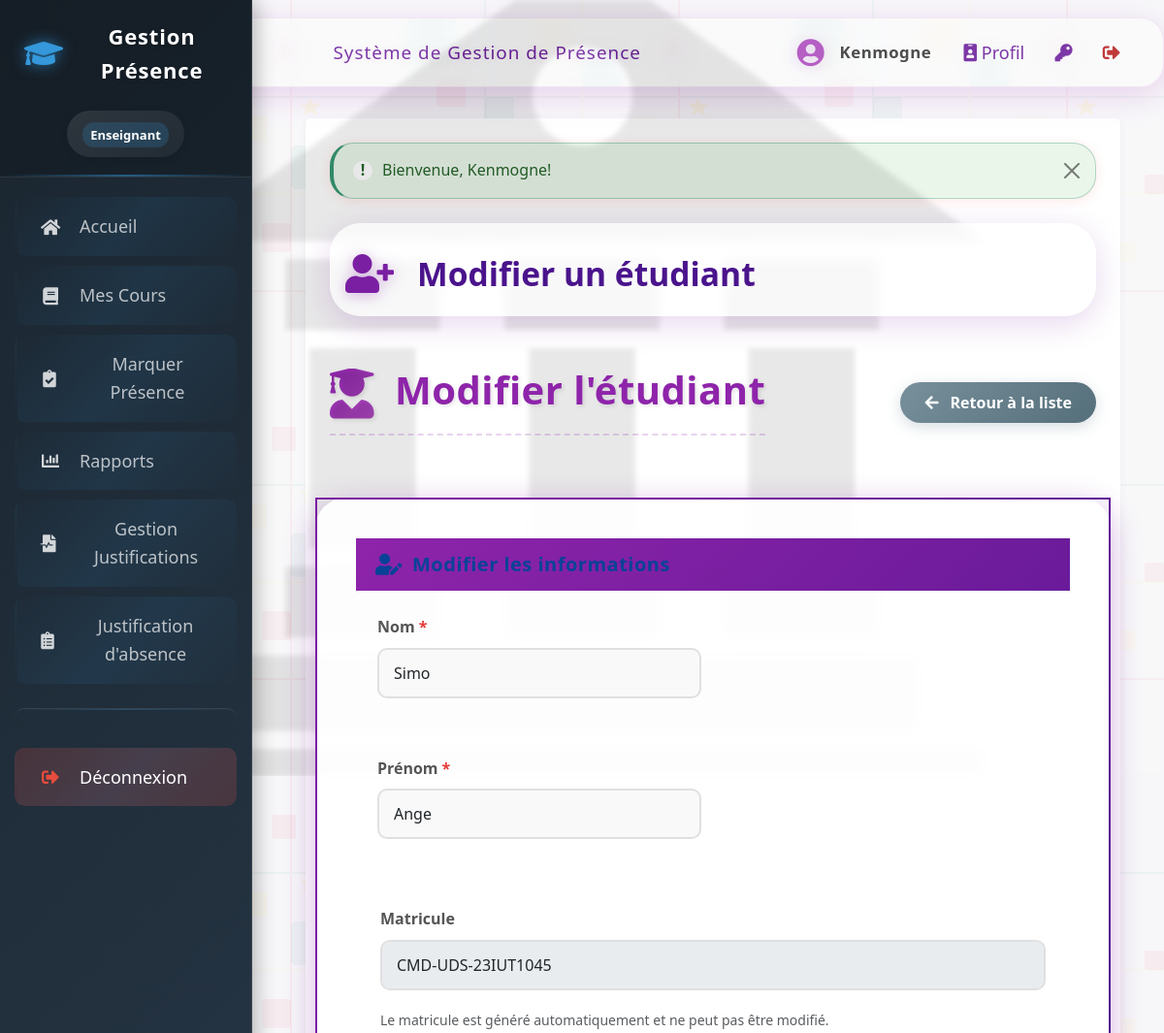
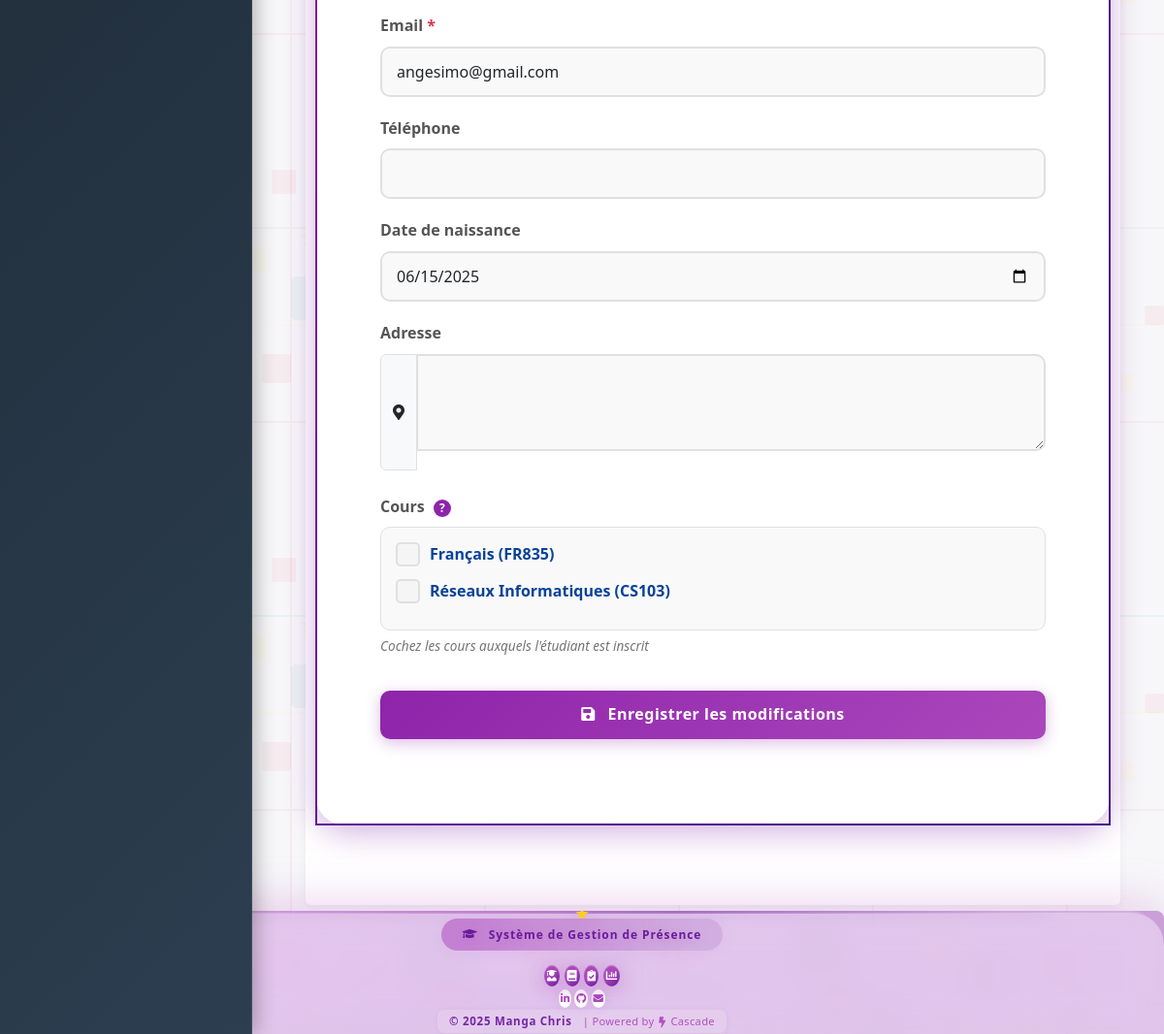
Page /ajouter_etudiant.php?id=6 (signed in) on the committed database (2 pictures, top to bottom).
### tables this page shows
CREATE TABLE IF NOT EXISTS `etudiants` (
  `id` int NOT NULL AUTO_INCREMENT,
  `matricule` varchar(20) NOT NULL,
  `nom` varchar(100) NOT NULL,
  `prenom` varchar(100) NOT NULL,
  `email` varchar(150) NOT NULL,
  `date_inscription` timestamp NULL DEFAULT CURRENT_TIMESTAMP,
  PRIMARY KEY (`id`),
  UNIQUE KEY `matricule` (`matricule`),
  UNIQUE KEY `email` (`email`)
);

CREATE TABLE IF NOT EXISTS `cours` (
  `id` int NOT NULL AUTO_INCREMENT,
  `code` varchar(20) NOT NULL,
  `nom` varchar(150) NOT NULL,
  `enseignant_id` int DEFAULT NULL,
  `description` text,
  PRIMARY KEY (`id`),
  UNIQUE KEY `code` (`code`),
  KEY `enseignant_id` (`enseignant_id`)
);

### config/database.php (called while the page is built, shortened)
<?php
$db_type = null;
$pdo = null;
$mysqli = null;
if (getenv('REPL_ID') || getenv('REPL_SLUG') || getenv('PGHOST')) {
    $db_type = 'postgresql';
    $host = getenv('PGHOST');
    $dbname = getenv('PGDATABASE');
    $user = getenv('PGUSER');
    $password = getenv('PGPASSWORD');
    $port = getenv('PGPORT');
    $dsn = "pgsql:host=$host;port=$port;dbname=$dbname;user=$user;password=$password";
    try {
        $pdo = new PDO($dsn);
        $pdo->setAttribute(PDO::ATTR_ERRMODE, PDO::ERRMODE_EXCEPTION);
        $pdo->setAttribute(PDO::ATTR_DEFAULT_FETCH_MODE, PDO::FETCH_ASSOC);
    } catch (PDOException $e) {
        die("Erreur de connexion à la base de données PostgreSQL: " . $e->getMessage());
    }
} else {
    $db_type = 'mysql';
    $host = 'localhost';
    $dbname = 'attendance_system';
    $user = 'root';
    $password = '';
    $port = 3306;
    $mysqli = new mysqli($host, $user, $password, $dbname, $port);
    $mysqli->set_charset("utf8mb4");
}
function db_query($sql, $params = []) {
    global $db_type, $pdo, $mysqli;
    if ($db_type === 'postgresql') {
        try {
            $stmt = $pdo->prepare($sql);
            $stmt->execute($params);
            return $stmt->fetchAll();
        } catch (PDOException $e) {
            error_log("Erreur SQL (PostgreSQL): " . $e->getMessage());
            return false;
        }
    } else {
        try {
            $stmt = $mysqli->prepare($sql);
            if (!empty($params)) {
                $types = '';
                foreach ($params as $param) {
                    if (is_int($param)) {
                        $types .= 'i';
                    } elseif (is_float($param)) {
                        $types .= 'd';
                    } elseif (is_string($param)) {
                        $types .= 's';
                    } else {
                        $types .= 'b';
                    }
                }
                $stmt->bind_param($types, ...$params);
            }
            $stmt->execute();
            $result = $stmt->get_result();
            $rows = [];
            while ($row = $result->fetch_assoc()) {
                $rows[] = $row;
            }
            return $rows;
        } catch (Exception $e) {
            error_log("Erreur SQL (MySQL): " . $e->getMessage());
            return false;
        }
    }
}
function db_query_single($sql, $params = []) {
    $result = db_query($sql, $params);
    if ($result && count($result) > 0) {
        return $result[0];
    }
    return false;
}
?>

### ajouter_etudiant.php (the view, shortened to what this page needs)
<?php
require_once 'includes/auth.php';
require_once 'config/database.php';
$id = isset($_GET['id']) ? (int)$_GET['id'] : 0;
$mode = $id > 0 ? 'modifier' : 'ajouter';
$etudiant = [
    'nom' => '',
    'prenom' => '',
    'matricule' => '',
    'email' => '',
    'telephone' => '',
    'date_naissance' => '',
    'adresse' => '',
    'cours_ids' => []
];
$cours = db_query("SELECT id, nom, code FROM cours ORDER BY nom");
if ($mode === 'modifier') {
    $result = db_query_single("SELECT * FROM etudiants WHERE id = ?", [$id]);
    $etudiant = array_merge($etudiant, $result);
    $inscriptions = db_query("SELECT cours_id FROM inscriptions WHERE etudiant_id = ?", [$id]);
    $etudiant['cours_ids'] = array_column($inscriptions, 'cours_id');
}
include 'includes/header.php';
?>
<link rel="stylesheet" href="assets/css/ajouter-etudiant-enhanced.css?v=<?= time() ?>">
<div class="add-student-bg">
    <img src="Nouveau dossier/school.jpg" alt="Décor ajout étudiant">
</div>
<div class="add-student-hero">
    <i class="fas fa-user-plus"></i>
    <h1><?php echo $mode === 'ajouter' ? 'Ajouter un étudiant' : 'Modifier un étudiant'; ?></h1>
</div>
    <div class="d-flex justify-content-between align-items-center mb-4">
        <h1 class="add-student-title form-animation">
            <i class="fas fa-user-graduate"></i>
            <?php echo $mode === 'ajouter' ? 'Ajouter un étudiant' : 'Modifier l\'étudiant'; ?>
        </h1>
        <div class="form-animation" style="animation-delay: 0.2s;">
            <a href="etudiants.php" class="btn-back">
                <i class="fas fa-arrow-left"></i> Retour à la liste
            </a>
        </div>
    </div>
    <div class="row">
            <div class="add-student-card form-animation" style="animation-delay: 0.3s;">
                <div class="add-student-card-header">
                    <h5 class="add-student-card-title">
                        <i class="fas fa-user-edit"></i> <?php echo $mode === 'ajouter' ? 'Nouvel étudiant' : 'Modifier les informations'; ?>
                    </h5>
                </div>
                <div class="add-student-card-body">
                    <form action="" method="post">
                        <div class="row">
                            <div class="col-md-6 form-group form-animation form-animation-delay-1">
                                <label for="nom" class="form-label required-field">Nom</label>
                                <input type="text" class="form-control <?= isset($erreurs['nom']) ? 'is-invalid' : '' ?>" id="nom" name="nom" value="<?= htmlspecialchars($etudiant['nom']) ?>" required>
                            </div>
                            <div class="col-md-6 form-group form-animation form-animation-delay-1">
                                <label for="prenom" class="form-label required-field">Prénom</label>
                                <input type="text" class="form-control <?= isset($erreurs['prenom']) ? 'is-invalid' : '' ?>" id="prenom" name="prenom" value="<?= htmlspecialchars($etudiant['prenom']) ?>" required>
                            </div>
                        </div>
                        <?php if ($mode === 'modifier'): ?>
                            <div class="mb-3">
                                <label for="matricule" class="form-label">Matricule</label>
                                <input type="text" class="form-control" id="matricule" value="<?php echo htmlspecialchars($etudiant['matricule']); ?>" disabled>
                                <div class="form-text">Le matricule est généré automatiquement et ne peut pas être modifié.</div>
                            </div>
                        <?php endif; ?>
                        <div class="mb-3">
                            <label for="email" class="form-label">Email <span class="text-danger">*</span></label>
                            <input type="email" class="form-control" id="email" name="email" value="<?php echo htmlspecialchars($etudiant['email']); ?>" required>
                        </div>
                        <div class="mb-3">
                            <label for="telephone" class="form-label">Téléphone</label>
                            <input type="tel" class="form-control" id="telephone" name="telephone" value="<?php echo isset($etudiant['telephone']) ? htmlspecialchars($etudiant['telephone']) : ''; ?>">
                        </div>
                        <div class="mb-3">
                            <label for="date_naissance" class="form-label">Date de naissance</label>
                            <input type="date" class="form-control" id="date_naissance" name="date_naissance" value="<?php echo isset($etudiant['date_naissance']) ? htmlspecialchars($etudiant['date_naissance']) : ''; ?>">
                        </div>
                        <div class="form-group form-animation" style="animation-delay: 0.4s;">
                            <label for="adresse" class="form-label">Adresse</label>
                            <div class="input-group">
                                <span class="input-group-text"><i class="fas fa-map-marker-alt"></i></span>
                                <textarea class="form-control <?= isset($erreurs['adresse']) ? 'is-invalid' : '' ?>" id="adresse" name="adresse" rows="3"><?= htmlspecialchars($etudiant['adresse'] ?? '') ?></textarea>
                            </div>
                        </div>
                        <div class="form-group form-animation" style="animation-delay: 0.45s;">
                            <label for="cours" class="form-label">Cours <span class="tooltip-icon" data-tooltip="Sélectionnez les cours auxquels l'étudiant est inscrit">?</span></label>
                            <div class="courses-list">
                                <?php foreach ($cours as $c): ?>
                                <label class="custom-checkbox">
                                    <?php echo htmlspecialchars($c['nom'] . ' (' . $c['code'] . ')'); ?>
                                    <span class="checkmark"></span>
                                </label>
                                <?php endforeach; ?>
                            </div>
                            <small class="help-text">Cochez les cours auxquels l'étudiant est inscrit</small>
                        </div>
                        <div class="d-grid gap-2 d-md-flex justify-content-md-end form-animation" style="animation-delay: 0.5s;">
                            <button type="submit" class="btn-submit">
                                <i class="fas fa-save"></i> <?php echo $mode === 'ajouter' ? 'Ajouter l\'étudiant' : 'Enregistrer les modifications'; ?>
                            </button>
                        </div>
                    </form>
                </div>
            </div>
        </div>
    </div>
<?php
include 'includes/footer.php';
?>

### assets/css/sidebar-enhanced.css (style rules this page uses)
html, body { padding: 0 !important; margin: 0 !important; }
body { margin-left: 0 !important; padding-left: 0 !important; }

### assets/css/ajouter-etudiant-enhanced.css (style rules this page uses)
.add-student-title { color: #8e24aa; text-shadow: 2px 2px 4px rgba(0, 0, 0, 0.1); font-weight: 700; letter-spacing: 0.5px; position: relative; z-index: 1; transition: all 0.3s ease; margin-bottom: 25px; padding-bottom: 15px; border-bottom: 2px dashed rgba(142, 36, 170, 0.2); }
.add-student-title i { background: linear-gradient(135deg, #8e24aa 0%, #ab47bc 100%); -webkit-background-clip: text; background-clip: text; -webkit-text-fill-color: transparent; margin-right: 10px; font-size: 1.3em; vertical-align: middle; }
.btn-back { background: linear-gradient(135deg, #78909c 0%, #546e7a 100%); color: white; border: none; border-radius: 50px; padding: 10px 25px; font-weight: 600; box-shadow: 0 4px 15px rgba(120, 144, 156, 0.3); transition: all 0.3s ease; position: relative; overflow: hidden; z-index: 1; }
.btn-back::after { content: ''; position: absolute; top: 0; left: 0; width: 100%; height: 100%; background: linear-gradient(135deg, #546e7a 0%, #78909c 100%); z-index: -1; transition: opacity 0.3s ease; opacity: 0; }
.btn-back i { margin-right: 8px; transition: transform 0.3s ease; }
.add-student-card { border: none; border-radius: 15px; box-shadow: 0 10px 30px rgba(0, 0, 0, 0.1); overflow: hidden; transition: all 0.3s ease; position: relative; z-index: 1; background-color: white; margin-bottom: 30px; }
.add-student-card-header { background: linear-gradient(135deg, #8e24aa 0%, #6a1b9a 100%); color: white; border: none; padding: 15px 20px; position: relative; overflow: hidden; }
.add-student-card-header::after { content: ''; position: absolute; top: -50%; left: -50%; width: 200%; height: 200%; background: radial-gradient(circle, rgba(255, 255, 255, 0.3) 0%, rgba(255, 255, 255, 0) 80%); opacity: 0; transition: opacity 0.5s ease; }
.add-student-card-title { margin: 0; font-weight: 600; letter-spacing: 0.5px; display: flex; align-items: center; }
.add-student-card-title i { margin-right: 10px; font-size: 1.1em; }
.add-student-card-body { padding: 25px; }
.form-group { margin-bottom: 25px; position: relative; }
.form-label { font-weight: 600; color: #555; margin-bottom: 8px; display: block; transition: all 0.3s ease; }
.form-control { border: 2px solid #e0e0e0; border-radius: 10px; padding: 12px 15px; transition: all 0.3s ease; box-shadow: none; background-color: #f9f9f9; }
.required-field::after { content: '*'; color: #e53935; margin-left: 4px; }
.btn-submit { background: linear-gradient(135deg, #8e24aa 0%, #ab47bc 100%); color: white; border: none; border-radius: 10px; padding: 12px 30px; font-weight: 600; letter-spacing: 0.5px; box-shadow: 0 4px 15px rgba(142, 36, 170, 0.3); transition: all 0.3s ease; position: relative; overflow: hidden; z-index: 1; width: 100%; margin-top: 10px; }
.btn-submit::after { content: ''; position: absolute; top: 0; left: 0; width: 100%; height: 100%; background: linear-gradient(135deg, #ab47bc 0%, #8e24aa 100%); z-index: -1; transition: opacity 0.3s ease; opacity: 0; }
.btn-submit i { margin-right: 8px; transition: transform 0.3s ease; }
.custom-checkbox { display: block; position: relative; padding-left: 35px; margin-bottom: 12px; cursor: pointer; font-size: 16px; user-select: none; transition: all 0.2s ease; }
.checkmark { position: absolute; top: 0; left: 0; height: 25px; width: 25px; background-color: #f5f5f5; border: 2px solid #e0e0e0; border-radius: 5px; transition: all 0.2s ease; }
.checkmark:after { content: ""; position: absolute; display: none; }
.custom-checkbox .checkmark:after { left: 9px; top: 5px; width: 5px; height: 10px; border: solid white; border-width: 0 2px 2px 0; transform: rotate(45deg); }
.courses-list { max-height: 300px; overflow-y: auto; padding: 15px; border: 1px solid #e0e0e0; border-radius: 10px; background-color: #f9f9f9; }
.help-text { font-size: 0.85em; color: #757575; margin-top: 5px; display: block; font-style: italic; }
.form-animation { animation: formFieldAppear 0.5s ease forwards; }
.form-animation-delay-1 { animation-delay: 0.1s; }
.tooltip-icon { display: inline-block; width: 18px; height: 18px; background-color: #8e24aa; color: white; border-radius: 50%; text-align: center; line-height: 18px; font-size: 12px; margin-left: 5px; cursor: help; position: relative; }

### assets/css/modules/layout.css (style rules this page uses)
.row { display: flex; flex-wrap: wrap; margin: 0 -15px 25px; gap: 15px; }

### rows in the picture
etudiants: nom "Simo", prenom "Ange", matricule "CMD-UDS-23IUT1045", email "angesimo@gmail.com"
cours: nom+code "Français (FR835)"
cours: nom+code "Réseaux Informatiques (CS103)"

### other values in the picture
$_SESSION['user_nom'] "Kenmogne"
$_SESSION['alerte']['message'] "Bienvenue, Kenmogne!"
